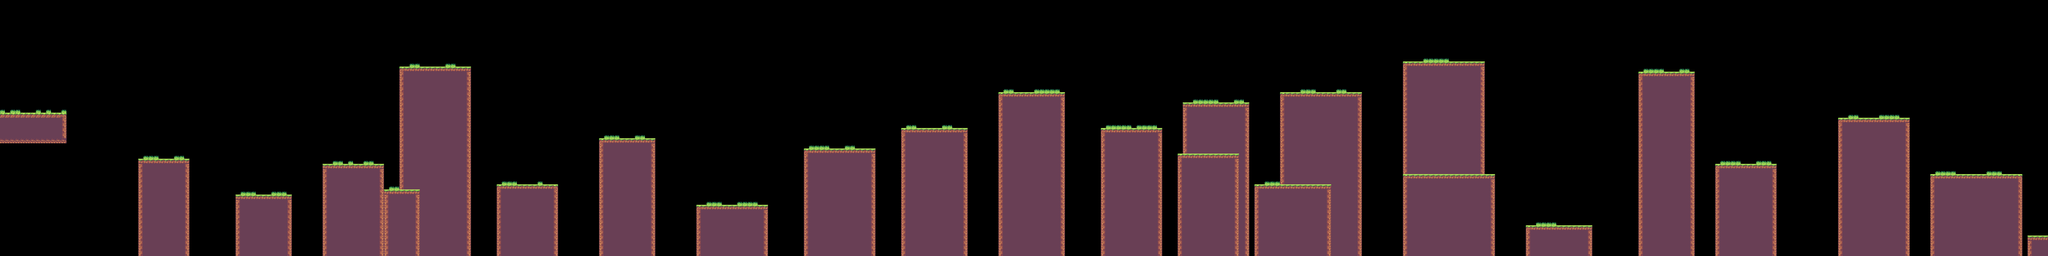

Tiled map render using the project's own tile images. Description and the map definition, with tile-layer contents summarised, below:
An orthogonal 400x50 tile map with 16x16 px tiles, 1 tile layer (Walls) and 29 objects.

<map version="1.0" orientation="orthogonal" renderorder="right-down" width="400" height="50" tilewidth="16" tileheight="16" nextobjectid="72">
 <properties>
  <property name="gravity" type="int" value="0" />
 </properties>
 <tileset firstgid="1" name="tileset" tilewidth="16" tileheight="16" tilecount="575" columns="25">
  <image source="tileset.png" width="400" height="368" />
 </tileset>
 <layer name="Walls" width="400" height="50">
  <data>[20000 cells, 6193 non-empty, 8 distinct tile ids]</data>
 </layer>
 <objectgroup name="Wall Colliders">
  <object id="19" x="-2.66667" y="356" width="209.333" height="44" />
  <object id="22" x="434.667" y="494.667" width="153.333" height="52" />
  <object id="23" x="738.667" y="610.667" width="172" height="54.6667" />
  <object id="25" x="1009.33" y="513.333" width="186.667" height="56" />
  <object id="26" x="1202.67" y="594.667" width="105.333" height="38.6667" />
  <object id="27" x="1248" y="212" width="218.667" height="84" />
  <object id="29" x="1553.33" y="578.667" width="185.333" height="53.3333" />
  <object id="30" x="1870.67" y="432" width="174.667" height="52" />
  <object id="32" x="2177.33" y="642.667" width="220" height="44" />
  <object id="33" x="2512" y="466.667" width="220" height="70.6667" />
  <object id="36" x="2818.67" y="402.667" width="201.333" height="61.3333" />
  <object id="38" x="3120" y="290.667" width="209.333" height="85.3333" />
  <object id="39" x="3441.33" y="404" width="184" height="70.6667" />
  <object id="40" x="3698.67" y="328" width="202.667" height="80" />
  <object id="41" x="3681.33" y="485.333" width="185.333" height="69.3333" />
  <object id="45" x="3925.33" y="577.333" width="228" height="89.3333" />
  <object id="46" x="4001.33" y="292" width="248" height="158.667" />
  <object id="48" x="4388" y="192" width="248" height="85.3333" />
  <object id="49" x="4388" y="548" width="278.667" height="93.3333" />
  <object id="50" x="4768" y="705.333" width="204" height="62.6667" />
  <object id="51" x="5121.33" y="226.667" width="170.667" height="89.3333" />
  <object id="52" x="5362.67" y="513.333" width="185.333" height="86.6667" />
  <object id="53" x="5745.33" y="370.667" width="217.333" height="109.333" />
  <object id="54" x="6034.67" y="548" width="278.667" height="70.6667" />
  <object id="56" x="6338.67" y="740" width="66.6667" height="42.6667" />
  <object id="57" x="6338.67" y="740" width="66.6667" height="42.6667" />
 </objectgroup>
 <objectgroup name="Death colliders">
  <object id="61" x="-42" y="762" width="6516" height="180" />
 </objectgroup>
 <objectgroup name="Win Colliders">
  <object id="67" x="6344" y="638" width="66" height="98" />
 </objectgroup>
 <objectgroup name="Spawn Colliders">
  <object id="13" x="0.5" y="302.5" width="32" height="46.5" />
 </objectgroup>
</map>